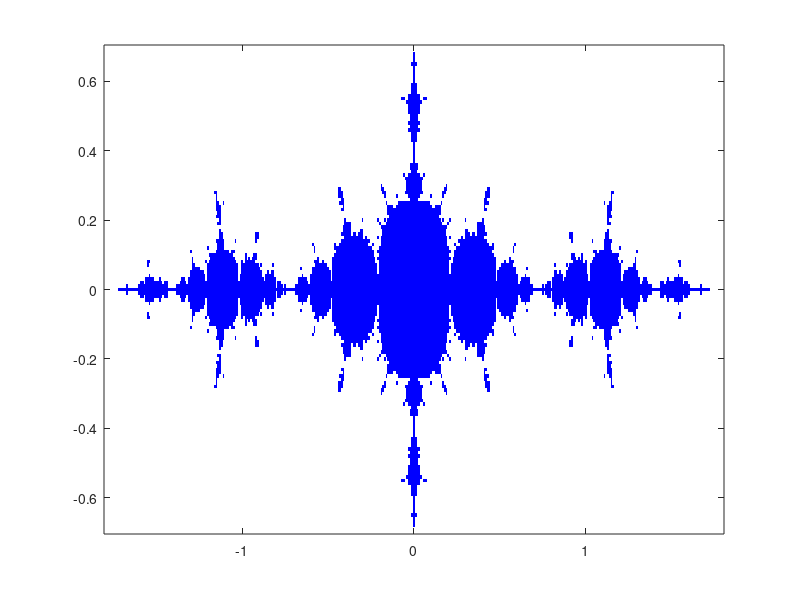

Write the MATLAB code that produced this figure.

%WHEN THE ORBIT OF 0 IS BOUNDED THEN THE JULIA
% SET IS CONNECTED
% SO IF THE ORBIT IS BOUNDED, SET OF POINTS WILL
%BE COLORED WITH RED
%c = 0.36 + 0.1i
%phi = inline('z^2 + 0.36 + 0.1*1i'); blue (S form)
% phi = inline('z^2 + 0.36 + 0.1*1i'); turn empty 
%when abs(z)>2
% phi = inline('z^2 - 1.25'); blue (cross form)
phi = @(z)(z^2 - 1.25);
fixpt1 = (1 + sqrt(6))/2;
fixpt2 = (1 - sqrt(6))/2;
% NUMBER 1 IS RED, NUMBER 2 IS WHITE ,
colormap([0 0 1; 1 1 1]); 
%ARRAY OF POINT COLORS TO 2
M = 2*ones(141,361);

for j=1:141
    y = -0.7 + (j-1)*0.01;
        for i=1:361
            x= -1.8 + (i-1)*0.01;z= x + 1i*y;zk = z;
            iflag1 = 0;iflag2 = 0;kount  = 0;
            
            while kount <100 && abs(zk) < 2 && iflag1 < 5 && iflag2 < 5
                kount = kount +1;
                zk = phi(zk);
                
        %TEST FOR CONVERGENCE TO FIX POINT 1 (FIXPT1)        
                err1 = abs(zk-fixpt1);
                if err1 < 1.e-6, iflag1 = iflag1 +1; else, iflag1 =0; end
        %TEST FOR CONVERGENCE TO FIX POINT 2 (FIXPT2)        
                err2 = abs(zk-fixpt2);
                if err2 < 1.e-6, iflag2 = iflag2 + 1; else, iflag2 =0; end
            end
         %IF THE ORBIT IS BOUNDED, IF   
            if iflag1 >=5 || iflag2 >= 5 || kount >=100
                M(j,i) = 1; % if orbit is bounded , it will turn red
                
            end
        end
end
     %CREATING GRAPH FOR THE RESULTS
    image([-1.8 1.8],[-0.7 0.7],M), 
    axis xy